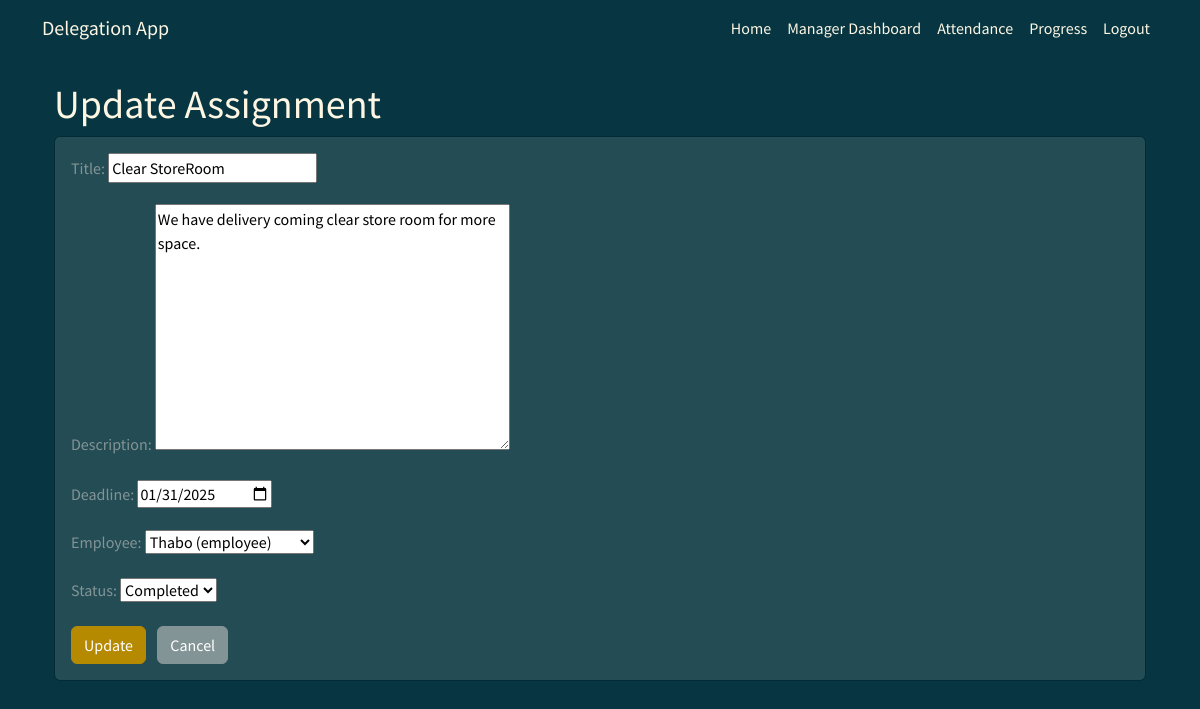
Page /update_assignment/1/ (signed in) on the committed database.
### tasks/models.py (models this page shows, shortened)
class Assignment(models.Model):
    STATUS_CHOICES = [
        ('pending', 'Pending'),
        ('in_progress', 'In Progress'),
        ('completed', 'Completed'),
    ]
    status = models.CharField(max_length=20, choices=STATUS_CHOICES, default='pending')
    title = models.CharField(max_length=255)
    description = models.TextField()
    deadline = models.DateField()
    employee = models.ForeignKey('Employee', on_delete=models.CASCADE, related_name='assignments') # Forward reference and related name
    created_by = models.ForeignKey(User, on_delete=models.SET_NULL, null=True, blank=True, related_name='created_assignments') # Added created_by

### tasks/views.py (the view)
# urls.py: path('update_assignment/<int:assignment_id>/', views.update_assignment, name='update_assignment'),
@login_required
@manager_required
def update_assignment(request, assignment_id):
    assignment = get_object_or_404(Assignment, pk=assignment_id)
    if request.method == 'POST':
        form = AssignmentForm(request.POST, instance=assignment)
        if form.is_valid():
            form.save()
            messages.success(request, "Assignment updated successfully!")
            return redirect('manager_dashboard')
        else:
            messages.error(request, "Error updating assignment. Please correct the form below.")
    else:
        form = AssignmentForm(instance=assignment)
    return render(request, 'tasks/assignment_form.html', {'form': form, 'form_type': 'update'})

### tasks/forms.py
class AssignmentForm(forms.ModelForm):
    class Meta:
        model = Assignment
        fields = ['title', 'description', 'deadline', 'employee', 'status']  # Include 'status'
        widgets = {
            'deadline': forms.DateInput(attrs={'type': 'date'}),
        }

### tasks/models.py (called while the page is built)
    def __str__(self):
        return f"{self.user.username} ({self.role})"

### tasks/views.py (called while the page is built)
def manager_required(view_func):
    @wraps(view_func)
    def _wrapped_view(request, *args, **kwargs):
        if not request.user.is_authenticated or request.user.employee.role != 'manager':
            messages.error(request, "You do not have permission to access this page.") #Using messages framework
            return redirect('employee_dashboard' if request.user.is_authenticated else 'login') # Redirect to appropriate page
        return view_func(request, *args, **kwargs)
    return _wrapped_view

### tasks/templates/tasks/assignment_form.html (shortened to what this page needs)
{% extends 'tasks/base.html' %}
{% block content %}
<div class="container">
    <h1>{% if form_type == 'create' %}Create Assignment{% else %}Update Assignment{% endif %}</h1>
    <form method="post">
        <div class="card">
            <div class="card-body">
                {% for field in form %}
                    <div class="mb-3">
                        <label for="{{ field.id_for_label }}" class="form-label">{{ field.label_tag }}</label>
                        {% if field.field_type == 'BooleanField' %}  {{ field }}
                        {% else %}
                            {{ field }}
                        {% endif %}
                    </div>
                {% endfor %}
                <button type="submit" class="btn btn-primary">{% if form_type == 'create' %}Create{% else %}Update{% endif %}</button>
                <a href="{% url 'manager_dashboard' %}" class="btn btn-secondary ms-2">Cancel</a>
            </div>
        </div>
    </form>
</div>
{% endblock %}

### rows in the picture
Assignment: form "Clear StoreRoom" "We have delivery coming clear store room for more space." "01/31/2025" "Thabo (employee)" "Completed"

### other values in the picture
{{ field.label_tag }} "Title:" "Description:" "Deadline:" "Employee:" "Status:"
